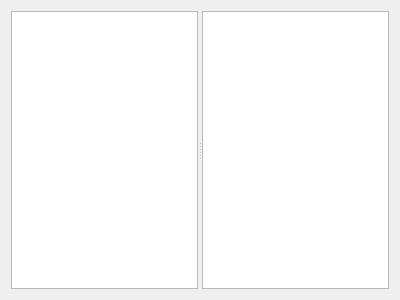
<?xml version="1.0" encoding="UTF-8"?>
<ui version="4.0">
 <class>GammaRay::SelectionModelInspector</class>
 <widget class="QWidget" name="GammaRay::SelectionModelInspector">
  <property name="geometry">
   <rect>
    <x>0</x>
    <y>0</y>
    <width>400</width>
    <height>300</height>
   </rect>
  </property>
  <property name="windowTitle">
   <string>Form</string>
  </property>
       <layout class="QHBoxLayout" name="horizontalLayout_7">
        <item>
         <widget class="QSplitter" name="splitter_9">
          <property name="orientation">
           <enum>Qt::Horizontal</enum>
          </property>
          <widget class="QTreeView" name="selectionModelView"/>
          <widget class="QTreeView" name="selectionModelVisualizer"/>
         </widget>
        </item>
       </layout>
  </widget>
 <resources/>
 <connections/>
</ui>
